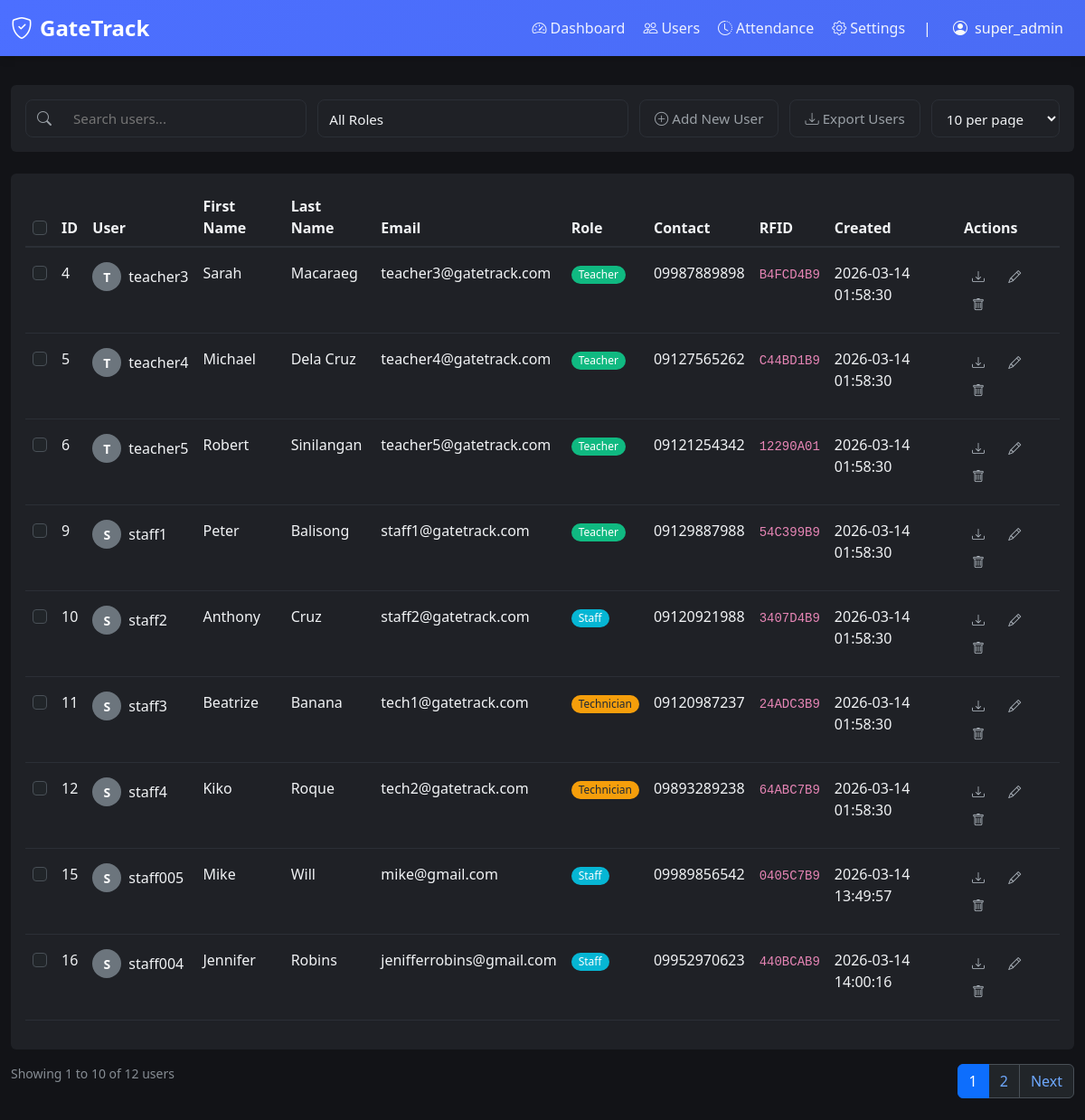
The page /users (signed in) on the database as committed earlier.
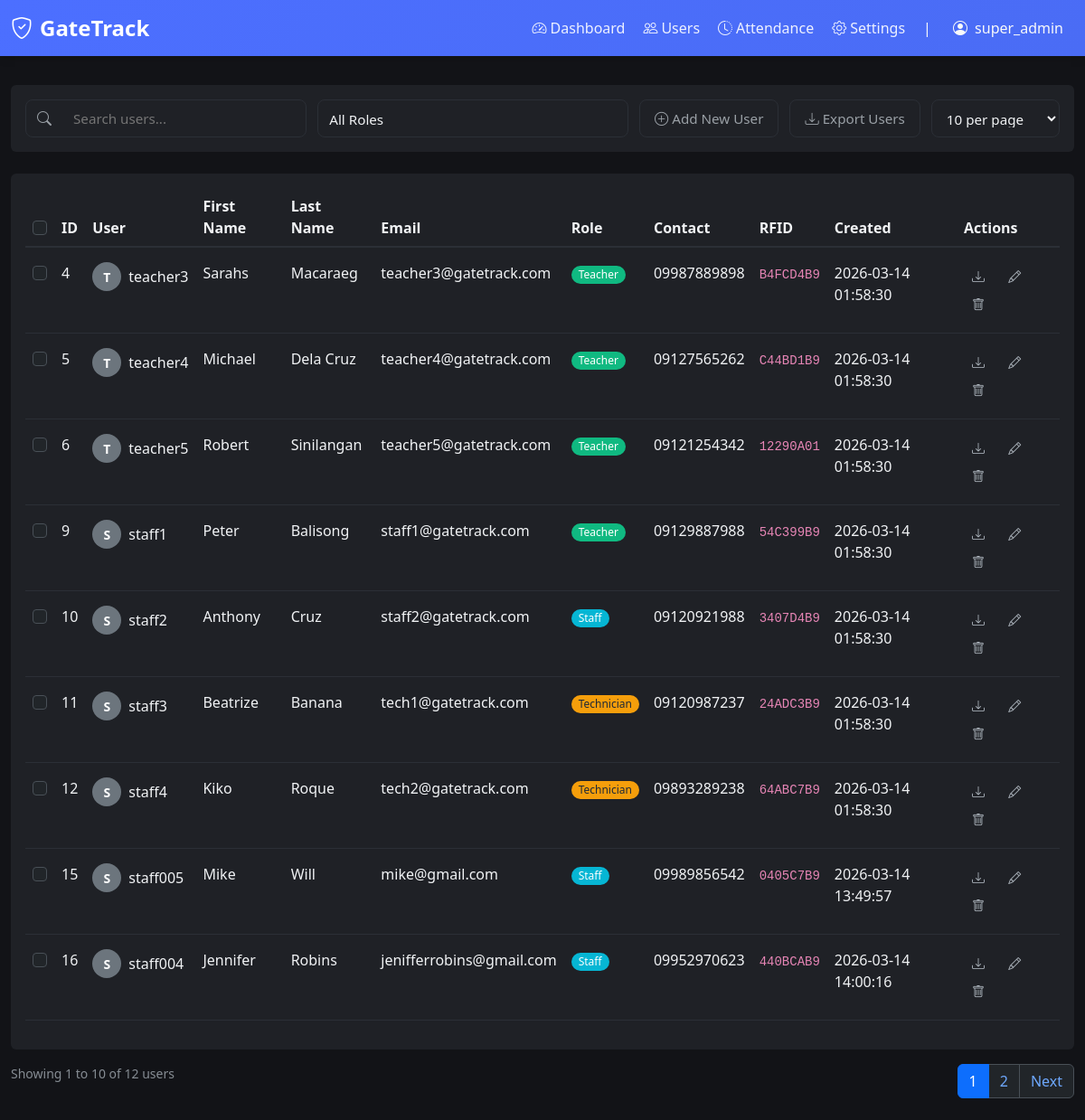
The same page on the database as committed later.
### tables this page shows
CREATE TABLE "users" (id INTEGER NOT NULL, username VARCHAR(80), email VARCHAR(120) NOT NULL, password VARCHAR(200), contact VARCHAR(20), gender VARCHAR(10), role VARCHAR(20) NOT NULL, created_at DATETIME, rfid TEXT, first_name VARCHAR(50), last_name VARCHAR(50), PRIMARY KEY (id), UNIQUE (email));

### app.py (the view)
@app.route('/users')
@login_required
def users():
    if session.get('role') not in ['super_admin', 'teacher']:
        flash('You do not have permission to view this page.', 'error')
        return redirect(url_for('dashboard'))
    page = int(request.args.get('page', 1))
    per_page = int(request.args.get('per_page', 10))
    search_term = request.args.get('search', '').strip()
    role_filter = request.args.get('role', '')
    if per_page not in [10, 20, 30, 100]:
        per_page = 10
    page = max(1, page)
    from database_utils import get_paginated_users
    users, total_count = get_paginated_users(page, per_page, search_term, role_filter)
    total_pages = (total_count + per_page - 1) // per_page
    if page > total_pages and total_pages > 0:
        return redirect(url_for('users', page=total_pages, per_page=per_page,
                               search=search_term, role=role_filter))
    return render_template('users.html',
                         users=users,
                         page=page,
                         per_page=per_page,
                         total_count=total_count,
                         total_pages=total_pages,
                         search_term=search_term,
                         role_filter=role_filter)

### app.py (called while the page is built)
def login_required(f):
    @wraps(f)
    def decorated_function(*args, **kwargs):
        if 'user_id' not in session:
            flash('Please log in to access this page.', 'error')
            return redirect(url_for('login'))
        return f(*args, **kwargs)
    return decorated_function

### database_utils.py (called while the page is built)
def get_connection() -> sqlite3.Connection:
    conn = sqlite3.connect(DB_PATH)
    conn.row_factory = sqlite3.Row
    return conn

### templates/users.html (shortened to what the changed rows need)
{% extends "nav.html" %}
{% block content %}
<div class="mt-4">
  <div class="card">
    <div class="card-body">
      <div class="table-responsive">
        <table class="table table-hover" id="usersTable">
          <thead>
            <tr>
              <th><input class="form-check-input" type="checkbox" id="selectAll" /></th>
              <th>ID</th>
              <th>User</th>
              <th>First Name</th>
              <th>Last Name</th>
              <th>Email</th>
              <th>Role</th>
              <th>Contact</th>
              <th>RFID</th>
              <th>Created</th>
              <th>Actions</th>
            </tr>
          </thead>
          <tbody>
            {% for user in users %}
            {% if user.id != session.get('user_id') %}
            <tr>
              <td class="py-3"><input class="form-check-input" type="checkbox" value="{{ user.id }}" /></td>
              <td class="py-3">{{ user.id }}</td>
              <td class="py-3">
                <div class="d-flex align-items-center">
                  <div class="avatar-circle me-2 bg-secondary" style="background-color: #6c757d !important">
                    {{ user.username[0].upper() if user.username else user.email[0].upper() }}
                  </div>
                  {{ user.username or '-' }}
                </div>
              </td>
              <td class="py-3">{{ user.first_name or '-' }}</td>
              <td class="py-3">{{ user.last_name or '-' }}</td>
              <td class="py-3">{{ user.email }}</td>
              <td class="py-3">
                <span class="badge badge-role-{{ user.role | replace('_', '-') }} rounded-pill px-2 py-1">
                  {{ user.role | replace('_', ' ') | title }}
                </span>
              </td>
              <td class="py-3">{{ user.contact or '-' }}</td>
              <td class="py-3"><code>{{ user.rfid or 'N/A' }}</code></td>
              <td class="py-3">{{ user.created_at.strftime('%Y-%m-%d %H:%M:%S') if user.created_at else '-' }}</td>
              <td class="py-3">
                <a href="{{ url_for('export_user_attendance', user_id=user.id) }}" class="btn btn-sm me-1" title="Export Attendance" download>
                  <i class="bi bi-download"></i>
                </a>
                <button class="btn btn-sm me-1" title="Edit" data-bs-toggle="offcanvas" data-bs-target="#editUserOffcanvas"
                  data-user-id="{{ user.id }}"
                  data-user-role="{{ user.role }}"
                  data-user-username="{{ user.username or '' }}"
                  data-user-first-name="{{ user.first_name or '' }}"
                  data-user-last-name="{{ user.last_name or '' }}"
                  data-user-email="{{ user.email }}"
                  data-user-contact="{{ user.contact or '' }}"
                  data-user-rfid="{{ user.rfid or '' }}">
                  <i class="bi bi-pencil"></i>
                </button>
                <button class="btn btn-sm" title="Delete" data-bs-toggle="modal" data-bs-target="#deleteModal" data-user-id="{{ user.id }}" data-user-email="{{ user.email }}" data-user-role="{{ user.role }}">
                  <i class="bi bi-trash"></i>
                </button>
              </td>
            </tr>
            {% endif %}
            {% endfor %}
          </tbody>
        </table>
      </div>
    </div>
  </div>
</div>
{% endblock %}

Rows that differ between the two databases and show on the page:
changed users "teacher3": first_name "Sarah" → "Sarahs"
